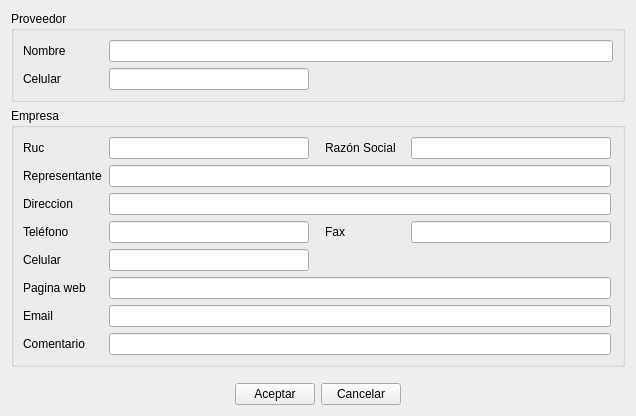
<?xml version="1.0" encoding="UTF-8"?>
<ui version="4.0">
 <class>ui_edit_proveedor</class>
 <widget class="QWidget" name="ui_edit_proveedor">
  <property name="windowModality">
   <enum>Qt::ApplicationModal</enum>
  </property>
  <property name="geometry">
   <rect>
    <x>0</x>
    <y>0</y>
    <width>636</width>
    <height>389</height>
   </rect>
  </property>
  <property name="windowTitle">
   <string>Proveedor</string>
  </property>
  <property name="windowIcon">
   <iconset resource="Icons.qrc">
    <normaloff>:/Iconos/Iconos/Project_15.png</normaloff>:/Iconos/Iconos/Project_15.png</iconset>
  </property>
  <layout class="QGridLayout" name="gridLayout_3">
   <item row="0" column="0">
    <widget class="QGroupBox" name="groupBox">
     <property name="title">
      <string>Proveedor</string>
     </property>
     <layout class="QGridLayout" name="gridLayout_2">
      <item row="0" column="0">
       <layout class="QHBoxLayout" name="horizontalLayout_3">
        <item>
         <widget class="QLabel" name="label_3">
          <property name="minimumSize">
           <size>
            <width>80</width>
            <height>0</height>
           </size>
          </property>
          <property name="maximumSize">
           <size>
            <width>80</width>
            <height>16777215</height>
           </size>
          </property>
          <property name="text">
           <string>Nombre</string>
          </property>
         </widget>
        </item>
        <item>
         <widget class="QLineEdit" name="lineEdit_nombre">
          <property name="minimumSize">
           <size>
            <width>200</width>
            <height>0</height>
           </size>
          </property>
         </widget>
        </item>
       </layout>
      </item>
      <item row="1" column="0">
       <layout class="QHBoxLayout" name="horizontalLayout_4">
        <item>
         <widget class="QLabel" name="label_4">
          <property name="minimumSize">
           <size>
            <width>80</width>
            <height>0</height>
           </size>
          </property>
          <property name="maximumSize">
           <size>
            <width>80</width>
            <height>16777215</height>
           </size>
          </property>
          <property name="text">
           <string>Celular</string>
          </property>
         </widget>
        </item>
        <item>
         <widget class="QLineEdit" name="lineEdit_celular_proveedor">
          <property name="minimumSize">
           <size>
            <width>200</width>
            <height>0</height>
           </size>
          </property>
          <property name="maximumSize">
           <size>
            <width>200</width>
            <height>16777215</height>
           </size>
          </property>
         </widget>
        </item>
        <item>
         <spacer name="horizontalSpacer">
          <property name="orientation">
           <enum>Qt::Horizontal</enum>
          </property>
          <property name="sizeHint" stdset="0">
           <size>
            <width>40</width>
            <height>20</height>
           </size>
          </property>
         </spacer>
        </item>
       </layout>
      </item>
     </layout>
    </widget>
   </item>
   <item row="1" column="0">
    <widget class="QGroupBox" name="groupBox_2">
     <property name="title">
      <string>Empresa</string>
     </property>
     <layout class="QGridLayout" name="gridLayout">
      <item row="0" column="0">
       <layout class="QHBoxLayout" name="horizontalLayout_12">
        <item>
         <widget class="QLabel" name="label_12">
          <property name="minimumSize">
           <size>
            <width>80</width>
            <height>0</height>
           </size>
          </property>
          <property name="maximumSize">
           <size>
            <width>80</width>
            <height>16777215</height>
           </size>
          </property>
          <property name="text">
           <string>Ruc</string>
          </property>
         </widget>
        </item>
        <item>
         <widget class="QLineEdit" name="lineEdit_ruc">
          <property name="minimumSize">
           <size>
            <width>200</width>
            <height>0</height>
           </size>
          </property>
          <property name="maximumSize">
           <size>
            <width>200</width>
            <height>16777215</height>
           </size>
          </property>
         </widget>
        </item>
       </layout>
      </item>
      <item row="0" column="1">
       <layout class="QHBoxLayout" name="horizontalLayout_9">
        <item>
         <spacer name="horizontalSpacer_4">
          <property name="orientation">
           <enum>Qt::Horizontal</enum>
          </property>
          <property name="sizeType">
           <enum>QSizePolicy::Fixed</enum>
          </property>
          <property name="sizeHint" stdset="0">
           <size>
            <width>10</width>
            <height>20</height>
           </size>
          </property>
         </spacer>
        </item>
        <item>
         <widget class="QLabel" name="label_9">
          <property name="minimumSize">
           <size>
            <width>80</width>
            <height>0</height>
           </size>
          </property>
          <property name="maximumSize">
           <size>
            <width>80</width>
            <height>16777215</height>
           </size>
          </property>
          <property name="text">
           <string>Razón Social</string>
          </property>
         </widget>
        </item>
        <item>
         <widget class="QLineEdit" name="lineEdit_razon_social">
          <property name="minimumSize">
           <size>
            <width>200</width>
            <height>0</height>
           </size>
          </property>
          <property name="maximumSize">
           <size>
            <width>200</width>
            <height>16777215</height>
           </size>
          </property>
         </widget>
        </item>
       </layout>
      </item>
      <item row="1" column="0" colspan="2">
       <layout class="QHBoxLayout" name="horizontalLayout_5">
        <item>
         <widget class="QLabel" name="label_5">
          <property name="minimumSize">
           <size>
            <width>80</width>
            <height>0</height>
           </size>
          </property>
          <property name="maximumSize">
           <size>
            <width>80</width>
            <height>16777215</height>
           </size>
          </property>
          <property name="text">
           <string>Representante</string>
          </property>
         </widget>
        </item>
        <item>
         <widget class="QLineEdit" name="lineEdit_representante">
          <property name="minimumSize">
           <size>
            <width>200</width>
            <height>0</height>
           </size>
          </property>
         </widget>
        </item>
       </layout>
      </item>
      <item row="2" column="0" colspan="2">
       <layout class="QHBoxLayout" name="horizontalLayout_6">
        <item>
         <widget class="QLabel" name="label_6">
          <property name="minimumSize">
           <size>
            <width>80</width>
            <height>0</height>
           </size>
          </property>
          <property name="maximumSize">
           <size>
            <width>80</width>
            <height>16777215</height>
           </size>
          </property>
          <property name="text">
           <string>Direccion</string>
          </property>
         </widget>
        </item>
        <item>
         <widget class="QLineEdit" name="lineEdit_direccion">
          <property name="minimumSize">
           <size>
            <width>200</width>
            <height>0</height>
           </size>
          </property>
         </widget>
        </item>
       </layout>
      </item>
      <item row="3" column="0">
       <layout class="QHBoxLayout" name="horizontalLayout">
        <item>
         <widget class="QLabel" name="label">
          <property name="minimumSize">
           <size>
            <width>80</width>
            <height>0</height>
           </size>
          </property>
          <property name="maximumSize">
           <size>
            <width>80</width>
            <height>16777215</height>
           </size>
          </property>
          <property name="text">
           <string>Teléfono</string>
          </property>
         </widget>
        </item>
        <item>
         <widget class="QLineEdit" name="lineEdit_telefono">
          <property name="minimumSize">
           <size>
            <width>200</width>
            <height>0</height>
           </size>
          </property>
          <property name="maximumSize">
           <size>
            <width>200</width>
            <height>16777215</height>
           </size>
          </property>
         </widget>
        </item>
       </layout>
      </item>
      <item row="3" column="1">
       <layout class="QHBoxLayout" name="horizontalLayout_10">
        <item>
         <spacer name="horizontalSpacer_2">
          <property name="orientation">
           <enum>Qt::Horizontal</enum>
          </property>
          <property name="sizeType">
           <enum>QSizePolicy::Fixed</enum>
          </property>
          <property name="sizeHint" stdset="0">
           <size>
            <width>10</width>
            <height>20</height>
           </size>
          </property>
         </spacer>
        </item>
        <item>
         <widget class="QLabel" name="label_10">
          <property name="minimumSize">
           <size>
            <width>80</width>
            <height>0</height>
           </size>
          </property>
          <property name="maximumSize">
           <size>
            <width>80</width>
            <height>16777215</height>
           </size>
          </property>
          <property name="text">
           <string>Fax</string>
          </property>
         </widget>
        </item>
        <item>
         <widget class="QLineEdit" name="lineEdit_fax">
          <property name="minimumSize">
           <size>
            <width>200</width>
            <height>0</height>
           </size>
          </property>
          <property name="maximumSize">
           <size>
            <width>200</width>
            <height>16777215</height>
           </size>
          </property>
         </widget>
        </item>
       </layout>
      </item>
      <item row="4" column="0">
       <layout class="QHBoxLayout" name="horizontalLayout_2">
        <item>
         <widget class="QLabel" name="label_2">
          <property name="minimumSize">
           <size>
            <width>80</width>
            <height>0</height>
           </size>
          </property>
          <property name="maximumSize">
           <size>
            <width>80</width>
            <height>16777215</height>
           </size>
          </property>
          <property name="text">
           <string>Celular</string>
          </property>
         </widget>
        </item>
        <item>
         <widget class="QLineEdit" name="lineEdit_celular">
          <property name="minimumSize">
           <size>
            <width>200</width>
            <height>0</height>
           </size>
          </property>
          <property name="maximumSize">
           <size>
            <width>200</width>
            <height>16777215</height>
           </size>
          </property>
         </widget>
        </item>
       </layout>
      </item>
      <item row="5" column="0" colspan="2">
       <layout class="QHBoxLayout" name="horizontalLayout_7">
        <item>
         <widget class="QLabel" name="label_7">
          <property name="minimumSize">
           <size>
            <width>80</width>
            <height>0</height>
           </size>
          </property>
          <property name="maximumSize">
           <size>
            <width>80</width>
            <height>16777215</height>
           </size>
          </property>
          <property name="text">
           <string>Pagina web</string>
          </property>
         </widget>
        </item>
        <item>
         <widget class="QLineEdit" name="lineEdit_pagina_web">
          <property name="minimumSize">
           <size>
            <width>200</width>
            <height>0</height>
           </size>
          </property>
         </widget>
        </item>
       </layout>
      </item>
      <item row="6" column="0" colspan="2">
       <layout class="QHBoxLayout" name="horizontalLayout_8">
        <item>
         <widget class="QLabel" name="label_8">
          <property name="minimumSize">
           <size>
            <width>80</width>
            <height>0</height>
           </size>
          </property>
          <property name="maximumSize">
           <size>
            <width>80</width>
            <height>16777215</height>
           </size>
          </property>
          <property name="text">
           <string>Email</string>
          </property>
         </widget>
        </item>
        <item>
         <widget class="QLineEdit" name="lineEdit_email">
          <property name="minimumSize">
           <size>
            <width>200</width>
            <height>0</height>
           </size>
          </property>
         </widget>
        </item>
       </layout>
      </item>
      <item row="7" column="0" colspan="2">
       <layout class="QHBoxLayout" name="horizontalLayout_11">
        <item>
         <widget class="QLabel" name="label_11">
          <property name="minimumSize">
           <size>
            <width>80</width>
            <height>0</height>
           </size>
          </property>
          <property name="maximumSize">
           <size>
            <width>80</width>
            <height>16777215</height>
           </size>
          </property>
          <property name="text">
           <string>Comentario</string>
          </property>
         </widget>
        </item>
        <item>
         <widget class="QLineEdit" name="lineEdit_comentario">
          <property name="minimumSize">
           <size>
            <width>200</width>
            <height>0</height>
           </size>
          </property>
         </widget>
        </item>
       </layout>
      </item>
     </layout>
    </widget>
   </item>
   <item row="3" column="0">
    <layout class="QHBoxLayout" name="horizontalLayout_13">
     <item>
      <spacer name="horizontalSpacer_3">
       <property name="orientation">
        <enum>Qt::Horizontal</enum>
       </property>
       <property name="sizeHint" stdset="0">
        <size>
         <width>40</width>
         <height>20</height>
        </size>
       </property>
      </spacer>
     </item>
     <item>
      <widget class="QPushButton" name="pushButton_aceptar">
       <property name="text">
        <string>Aceptar</string>
       </property>
      </widget>
     </item>
     <item>
      <widget class="QPushButton" name="pushButton_cancelar">
       <property name="text">
        <string>Cancelar</string>
       </property>
      </widget>
     </item>
     <item>
      <spacer name="horizontalSpacer_5">
       <property name="orientation">
        <enum>Qt::Horizontal</enum>
       </property>
       <property name="sizeHint" stdset="0">
        <size>
         <width>40</width>
         <height>20</height>
        </size>
       </property>
      </spacer>
     </item>
    </layout>
   </item>
   <item row="2" column="0">
    <spacer name="verticalSpacer">
     <property name="orientation">
      <enum>Qt::Vertical</enum>
     </property>
     <property name="sizeType">
      <enum>QSizePolicy::Fixed</enum>
     </property>
     <property name="sizeHint" stdset="0">
      <size>
       <width>20</width>
       <height>10</height>
      </size>
     </property>
    </spacer>
   </item>
  </layout>
 </widget>
 <resources>
  <include location="Icons.qrc"/>
 </resources>
 <connections/>
</ui>
